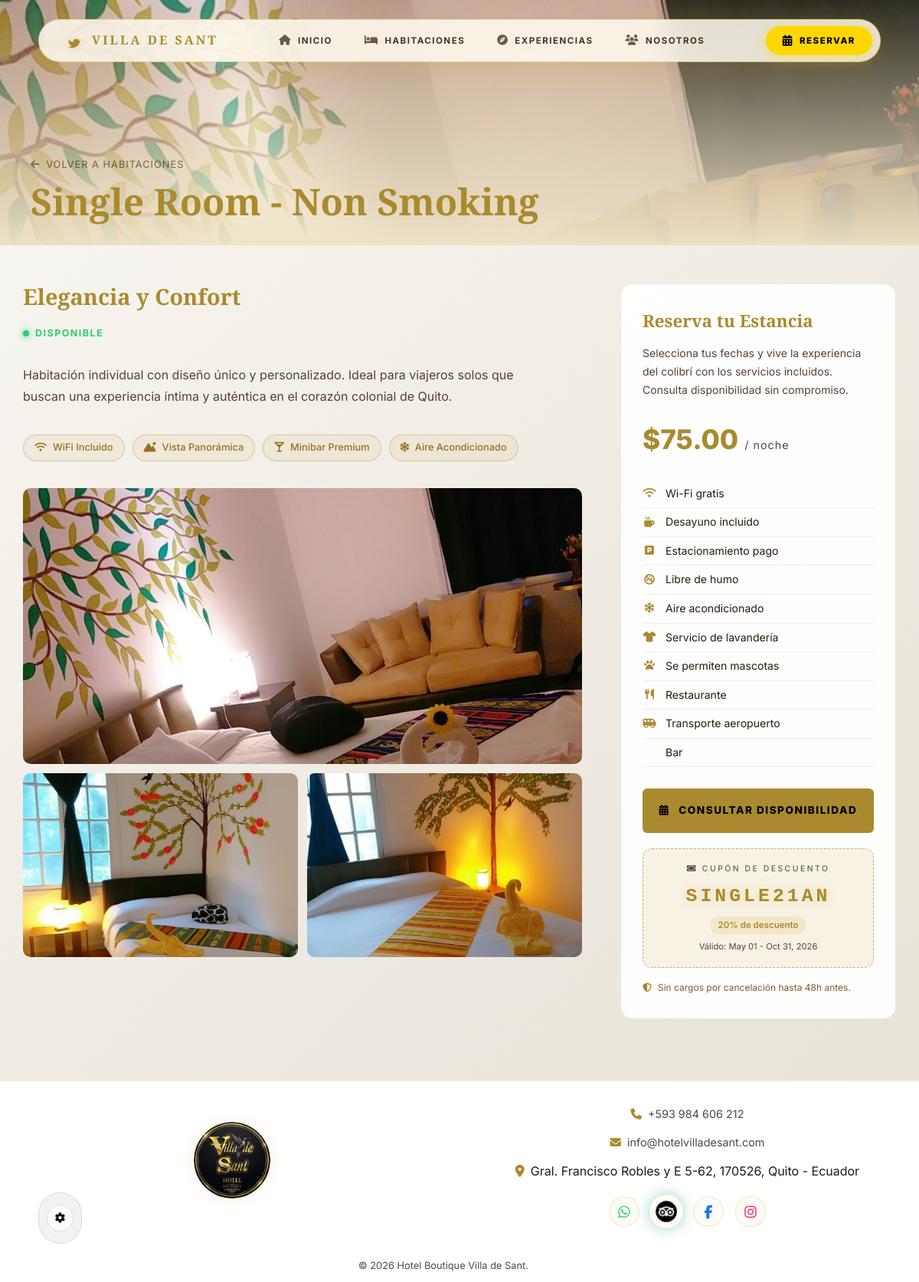
/index.php?action=habitacion&room=1, run on the app's committed database.
### tables this page shows
CREATE TABLE `habitaciones` (
  `id` int(11) NOT NULL,
  `tipo` varchar(50) NOT NULL COMMENT 'Tipo de habitación (Single, Queen, etc.)',
  `numero` varchar(10) NOT NULL COMMENT 'Número de habitación ej: 101',
  `nombre` varchar(120) NOT NULL,
  `descripcion` text DEFAULT NULL,
  `precio` decimal(10,2) NOT NULL,
  `estado` enum('disponible','ocupado','mantenimiento') DEFAULT 'disponible',
  `imagen` varchar(255) DEFAULT NULL,
  `caracteristicas` longtext DEFAULT NULL CHECK (json_valid(`caracteristicas`)),
  `created_at` timestamp NOT NULL DEFAULT current_timestamp()
);

CREATE TABLE `cupones` (
  `id` int(11) NOT NULL,
  `habitacion_tipo` varchar(50) DEFAULT NULL COMMENT 'Aplica a todo un tipo. NULL = global',
  `codigo` varchar(20) NOT NULL,
  `descuento` int(11) NOT NULL,
  `fecha_inicio` date NOT NULL,
  `fecha_fin` date NOT NULL,
  `activo` tinyint(1) DEFAULT 1,
  `created_at` timestamp NOT NULL DEFAULT current_timestamp()
);

### controllers/PublicController.php (called while the page is built, shortened)
<?php
class PublicController {
    public function habitacion() {
        require_once 'views/usuario/habitacion-detalle.php';
    }
}
?>

### models/Room.php (called while the page is built, shortened)
<?php
class Room {
    private $conn;
    private $table_name = "habitaciones";
    public function __construct($db) {
        $this->conn = $db;
    }
    public function readOne($id) {
        $query = "SELECT * FROM " . $this->table_name . " WHERE id = ? LIMIT 0,1";
        $stmt = $this->conn->prepare($query);
        $stmt->bindParam(1, $id);
        $stmt->execute();
        return $stmt->fetch(PDO::FETCH_ASSOC);
    }
    public static function parseFeatures($json) {
        $features = json_decode($json, true);
        $result = [];
        foreach ($features as $f) {
            $parts = explode(':', $f, 2);
            $result[] = [
                'icon'  => $parts[0] ?? 'fa-circle',
                'label' => $parts[1] ?? $f
            ];
        }
        return $result;
    }
}
?>

### views/usuario/habitacion-detalle.php (the view, shortened to what this page needs)
<?php
require_once "models/Room.php";
$roomId = intval($_GET['room'] ?? 0);
$database = new Database();
$db = $database->getConnection();
$roomModel = new Room($db);
$room = $roomModel->readOne($roomId);
$isAvailable = $room['estado'] == 'disponible';
$features    = Room::parseFeatures($room['caracteristicas'] ?? null);
$amenities = [
    ['icon' => 'fa-wifi',            'label' => 'Wi-Fi gratis'],
    ['icon' => 'fa-mug-hot',         'label' => 'Desayuno incluido'],
    ['icon' => 'fa-square-parking',  'label' => 'Estacionamiento pago'],
    ['icon' => 'fa-ban-smoking',     'label' => 'Libre de humo'],
    ['icon' => 'fa-snowflake',       'label' => 'Aire acondicionado'],
    ['icon' => 'fa-shirt',           'label' => 'Servicio de lavandería'],
    ['icon' => 'fa-paw',             'label' => 'Se permiten mascotas'],
    ['icon' => 'fa-utensils',        'label' => 'Restaurante'],
    ['icon' => 'fa-van-shuttle',     'label' => 'Transporte aeropuerto'],
    ['icon' => 'fa-champagne-glass', 'label' => 'Bar'],
];
$coupon = null;
try {
    $stmtC = $db->prepare(
        "SELECT * FROM cupones WHERE habitacion_tipo = ? AND activo = 1 AND fecha_fin >= CURDATE() ORDER BY fecha_fin DESC LIMIT 1"
    );
    $stmtC->execute([$room['tipo']]);
    $coupon = $stmtC->fetch(PDO::FETCH_ASSOC);
} catch (Exception $e) {  }
$roomTypeFolder = "assets/img/" . str_replace('_', ' ', $room['tipo']);
$img1 = null; $img2 = null; $img3 = null;
if (is_dir($roomTypeFolder)) {
    if (!$img1 || !$img2 || !$img3) {
        $files = scandir($roomTypeFolder);
        $remaining = [];
        foreach ($files as $file) {
            if (in_array(strtolower(pathinfo($file, PATHINFO_EXTENSION)), ['jpg', 'jpeg', 'png', 'webp'])) {
                if (strpos($file, 'gallery') === false) {
                    $remaining[] = BASE_URL . $roomTypeFolder . '/' . $file;
                }
            }
        }
        if (!$img1) $img1 = $remaining[0] ?? null;
        if (!$img2) $img2 = $remaining[1] ?? null;
        if (!$img3) $img3 = $remaining[2] ?? null;
    }
}
include_once "views/layouts/header.php";
?>
<main>
    <div class="room-detail-hero">
        <div class="room-detail-hero-content">
            <a href="index.php?action=habitaciones" class="back-link">
                <i class="fa-solid fa-arrow-left"></i> Volver a Habitaciones
            </a>
            <h1 class="serif"><?php echo htmlspecialchars($room['nombre']); ?></h1>
        </div>
    </div>
    <div class="room-detail-layout">
        <div class="room-main-content scroll-anim scroll-left">
            <h2 class="serif gold-text" style="font-size:1.8rem; margin-bottom:16px;">Elegancia y Confort</h2>
            <div class="room-status-badge <?php echo $isAvailable ? 'badge-available' : 'badge-occupied'; ?>">
                <div class="badge-dot"></div>
                <span><?php echo $isAvailable ? 'DISPONIBLE' : 'NO DISPONIBLE'; ?></span>
            </div>
            <p class="room-description"><?php echo nl2br(htmlspecialchars($room['descripcion'] ?? '')); ?></p>
            <?php if (!empty($features)): ?>
            <div class="room-unique-features">
                <?php foreach ($features as $f): ?>
                <div class="feature-chip">
                    <i class="fa-solid <?php echo htmlspecialchars($f['icon']); ?>"></i>
                    <?php echo htmlspecialchars($f['label']); ?>
                </div>
                <?php endforeach; ?>
            </div>
            <?php endif; ?>
            <div class="room-photo-grid">
                <div class="photo-main">
                    <img src="<?php echo $img1; ?>" alt="<?php echo htmlspecialchars($room['nombre']); ?>">
                </div>
                <div class="photo-sm">
                    <img src="<?php echo $img2; ?>" alt="Vista 2">
                </div>
                <div class="photo-sm">
                    <img src="<?php echo $img3; ?>" alt="Vista 3">
                </div>
            </div>
        </div>
        <div class="booking-sidebar scroll-anim scroll-right">
            <h3 class="sidebar-title">Reserva tu Estancia</h3>
            <p class="sidebar-sub">Selecciona tus fechas y vive la experiencia del colibrí con los servicios incluidos. Consulta disponibilidad sin compromiso.</p>
            <div style="font-size: 2.2rem; color: var(--primary-gold); font-weight: 800; margin-bottom: 25px; display: flex; align-items: baseline; gap: 8px;">
                $<?php echo number_format($room['precio'], 2); ?>
                <span style="font-size: 0.9rem; color: var(--text-gray); font-weight: normal; letter-spacing: 1px;">/ noche</span>
            </div>
            <ul class="sidebar-amenities">
                <?php foreach ($amenities as $a): ?>
                <li>
                    <i class="fa-solid <?php echo $a['icon']; ?>"></i>
                    <?php echo $a['label']; ?>
                </li>
                <?php endforeach; ?>
            </ul>
            <a href="index.php?action=reserva&room=<?php echo $room['id']; ?>" class="btn-reservar">
                <i class="fa-solid fa-calendar-days"></i>
                CONSULTAR DISPONIBILIDAD
            </a>
            <?php if ($coupon): ?>
            <div class="coupon-box">
                <div class="coupon-label">
                    <i class="fa-solid fa-ticket"></i> Cupón de descuento
                </div>
                <div class="coupon-code"><?php echo htmlspecialchars($coupon['codigo']); ?></div>
                <div class="coupon-discount"><?php echo $coupon['descuento']; ?>% de descuento</div>
                <div class="coupon-validity">
                    Válido: <?php
                        $meses = ['Ene','Feb','Mar','Abr','May','Jun','Jul','Ago','Sep','Oct','Nov','Dic'];
                        $fi = $meses[intval(date('n', strtotime($coupon['fecha_inicio'])))-1] . ' ' . date('d', strtotime($coupon['fecha_inicio']));
                        $ff = $meses[intval(date('n', strtotime($coupon['fecha_fin'])))-1] . ' ' . date('d, Y', strtotime($coupon['fecha_fin']));
                        echo "$fi - $ff";
                    ?>
                </div>
            </div>
            <?php endif; ?>
            <div class="sidebar-disclaimer">
                <i class="fa-solid fa-shield-halved"></i>
                Sin cargos por cancelación hasta 48h antes.
            </div>
        </div>
    </div>
</main>
<?php include_once "views/layouts/footer.php"; ?>

### assets/css/global.css (style rules this page uses)
html { background-color: #0A0A0A; scroll-behavior: smooth; overflow-x: hidden; max-width: 100vw; width: 100%; }
:root { --primary-gold: #D4AF37; --primary-gold-dark: #B5942B; --bg-gradient: linear-gradient(135deg, #0A0A0A, #16241a); --bg-card: rgba(22, 35, 28, 0.85); --bg-black: #0A0A0A; --bg-darker: #050505; --text-white: #F5F5F5; --text-gray: #B0B0B0; --accent-cream: #FFFDD0; --border-color: rgba(212, 175, 55, 0.2); --font-serif: 'Playfair Display', serif; --font-sans: 'Outfit', 'Inter', sans-serif; --transition: all 0.4s cubic-bezier(0.4, 0, 0.2, 1); --container-width: 1200px; }
body.light-mode { --primary-gold: #AA8A2E; --primary-gold-dark: #8E7324; --bg-gradient: linear-gradient(135deg, #F9F7F2, #E6E1D6); --bg-card: rgba(255, 255, 255, 0.95); --bg-black: #F5F5F7; --bg-darker: #FFFFFF; --text-white: #1A1A1A; --text-gray: #4A4A4A; --accent-cream: #FDFBF7; --border-color: rgba(170, 138, 46, 0.2); }
body.light-mode .reserva-form-card, body.light-mode .reserva-summary, body.light-mode .chat-box, body.light-mode .room-card, body.light-mode .preview-card, body.light-mode .exp-card, body.light-mode .booking-sidebar, body.light-mode .modal-content { background: var(--bg-card) !important; border-color: var(--border-color) !important; color: var(--text-white) !important; }
* { margin: 0; padding: 0; box-sizing: border-box; }
body { background: var(--bg-gradient); background-attachment: fixed; color: var(--text-white); font-family: var(--font-sans); line-height: 1.6; overflow-x: hidden; width: 100%; max-width: 100vw; position: relative; }
h1 { font-size: 2.8rem; line-height: 1.1; margin-bottom: 20px; }
h2 { font-size: 2.2rem; line-height: 1.2; margin-bottom: 25px; }
h3 { font-size: 1.5rem; margin-bottom: 15px; }
h1, h2, h3, h4, .serif { font-family: var(--font-serif); font-weight: 700; }
a { text-decoration: none; color: inherit; transition: var(--transition); }
ul { list-style: none; }
img { max-width: 100%; display: block; }
.scroll-anim { opacity: 0; transition: all 0.8s cubic-bezier(0.4, 0, 0.2, 1); will-change: opacity, transform; }
.scroll-left { transform: translateX(-50px); }
.scroll-right { transform: translateX(50px); }
.scroll-anim.is-visible { opacity: 1; transform: translate(0, 0); }
.gold-text { color: var(--primary-gold); }
body { top: 0px !important; position: static !important; }

### data on the page
habitaciones: nombre "Single Room - Non Smoking", descripcion "Habitación individual con diseño único y personalizado. Ideal para viajeros solos que buscan una experiencia íntima y auténtica en el corazón colonial de Quito.", precio "75.00"
cupones: codigo "SINGLE21AN", descuento "20", fecha_inicio "May 01", fecha_fin "Oct 31, 2026"

### other printed values
$f['label'] "WiFi Incluido"
$f['label'] "Vista Panorámica"
$f['label'] "Minibar Premium"
$f['label'] "Aire Acondicionado"
$a['label'] "Wi-Fi gratis"
$a['label'] "Desayuno incluido"
$a['label'] "Estacionamiento pago"
$a['label'] "Libre de humo"
$a['label'] "Aire acondicionado"
$a['label'] "Servicio de lavandería"
$a['label'] "Se permiten mascotas"
$a['label'] "Restaurante"
$a['label'] "Transporte aeropuerto"
$a['label'] "Bar"
